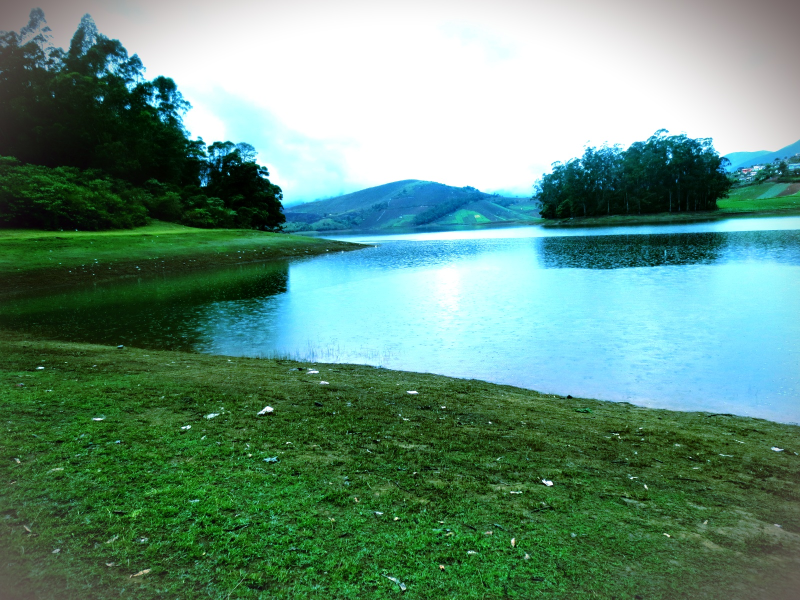
#> input picture photos/1.jpg, 1600 x 1200 px, given in place of the camera (shown at 1/2 size)
$ python contours.py
#> lines starting #> are read from the running program, lines starting #| are printed output that depends on the picture; after the words box and inside, x2 and y2 are one past the last pixel; in counts of white or black regions, pixels touching at a corner belong together
import cv2
import numpy as np


video=cv2.VideoCapture(0)

while True:
    check, frame = video.read()
#> frame is the input picture: shape (1200, 1600, 3); mean B, G, R 124.5, 143.2, 100.3

    scale_percent = 60 # percent of original size
    width = int(frame.shape[1] * scale_percent / 100)
#> width = 960
    height = int(frame.shape[0] * scale_percent / 100)
#> height = 720
    dim = (width, height)
#> dim = (960, 720)

    frame=cv2.resize(frame,dim,interpolation=cv2.INTER_AREA)
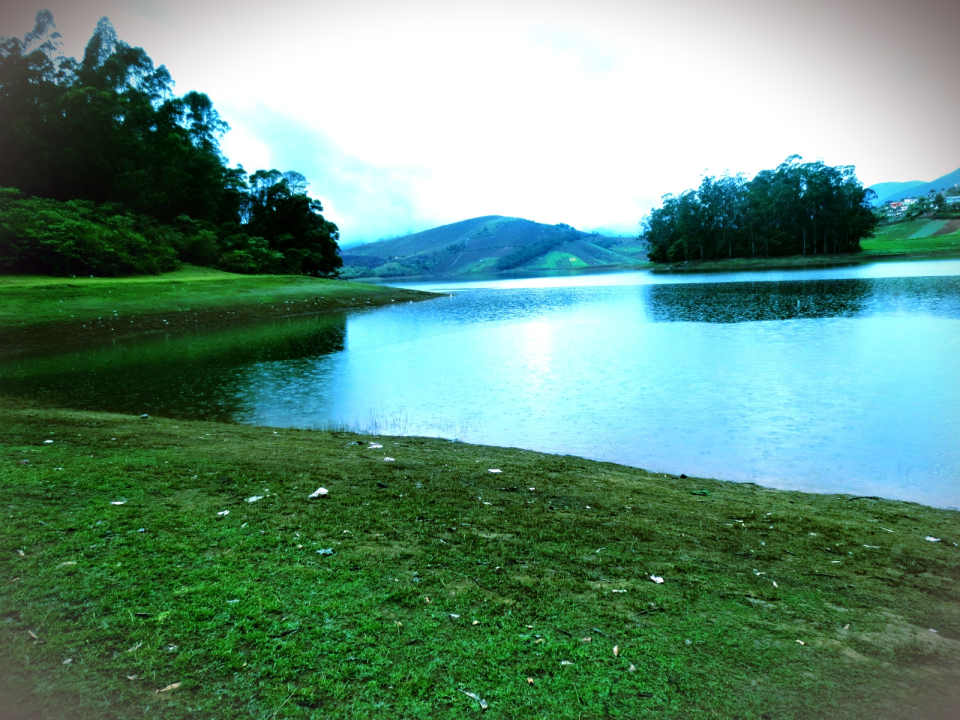
#> frame: shape (720, 960, 3); mean B, G, R 124.5, 143.2, 100.3
    gray = cv2.cvtColor(frame, cv2.COLOR_BGR2GRAY)
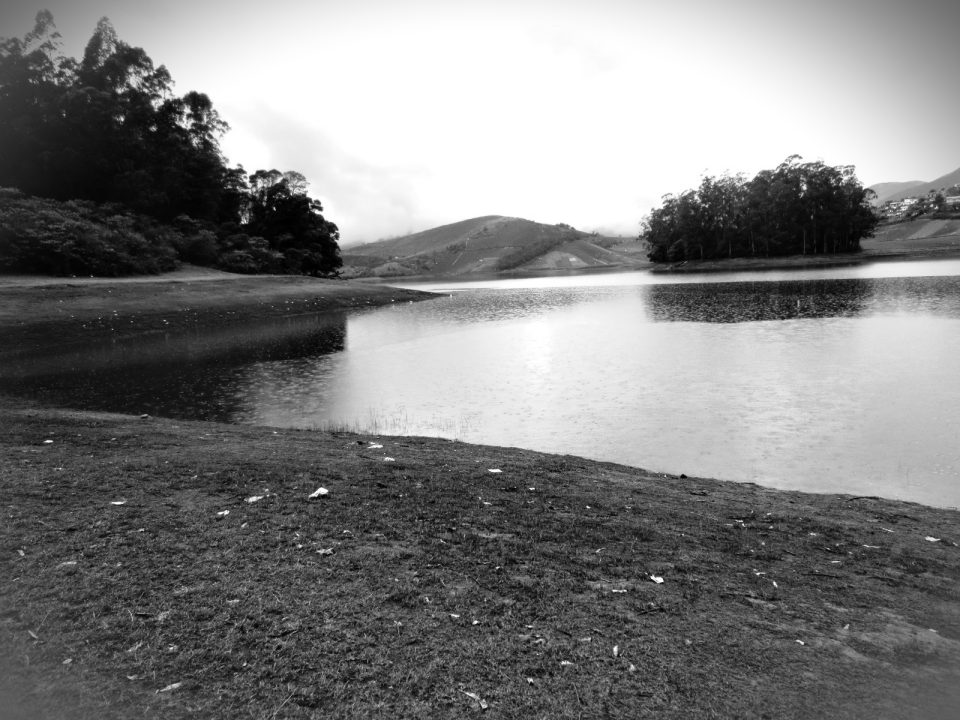
#> gray: shape (720, 960); min 0, max 255, mean 128.3

    ret, thresh = cv2.threshold(gray, 127, 255, 0)
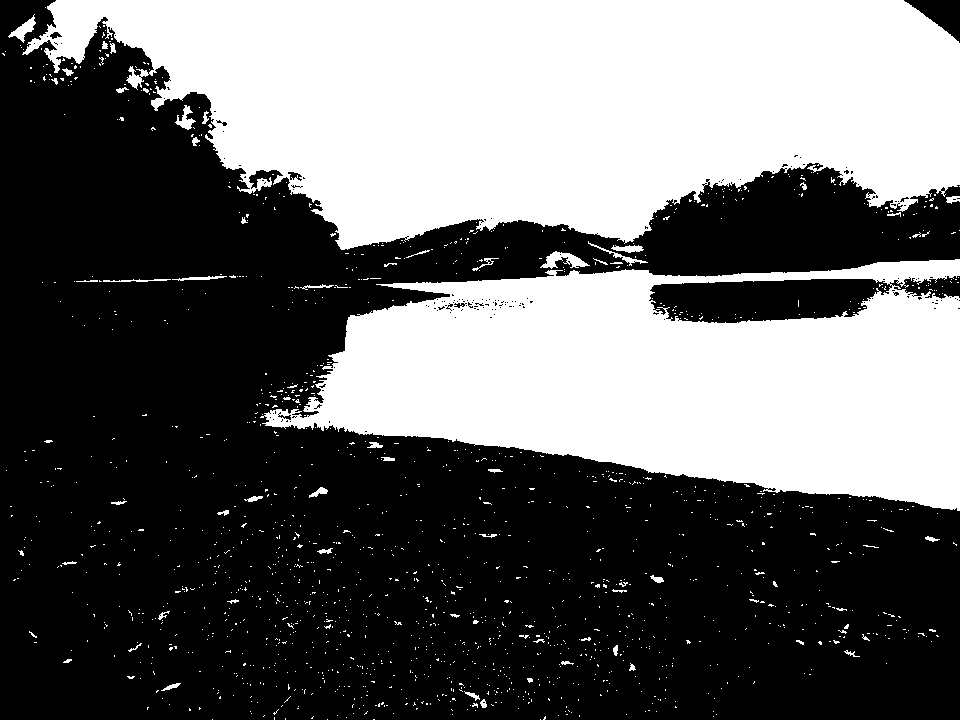
#> thresh: shape (720, 960); 40.8% white; 1496 white regions (1434 under 20 px)
    contours, hierarchy = cv2.findContours (thresh, cv2.RETR_TREE, cv2.CHAIN_APPROX_NONE)
#> contours = 1722 contours, 1679 with area under 20; largest, box (x1, y1, x2, y2) and area: (22, 0, 960, 250) 162362, (260, 259, 960, 511) 118842, (648, 278, 893, 324) 8622, (540, 251, 590, 269) 333, (8, 14, 36, 43) 236
    cv2.drawContours(frame, contours, -1, (0, 255, 0), 3)
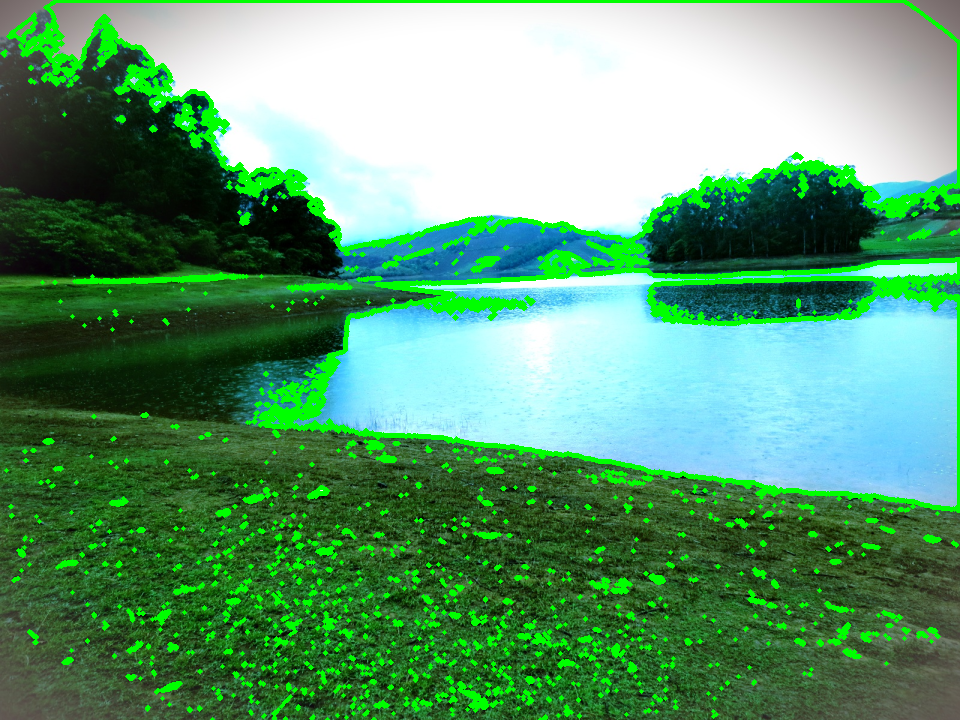
#> frame: shape (720, 960, 3); 9% of pixels changed, all inside (x1, y1, x2, y2) = (0, 0, 960, 720)


    cv2.imshow("Contours", frame)

    key = cv2.waitKey(1)
#> (key Esc is pressed here)
    if key == 27:
        break


video.release()
cv2.destroyAllWindows()

$ run again, on photos/2.JPG
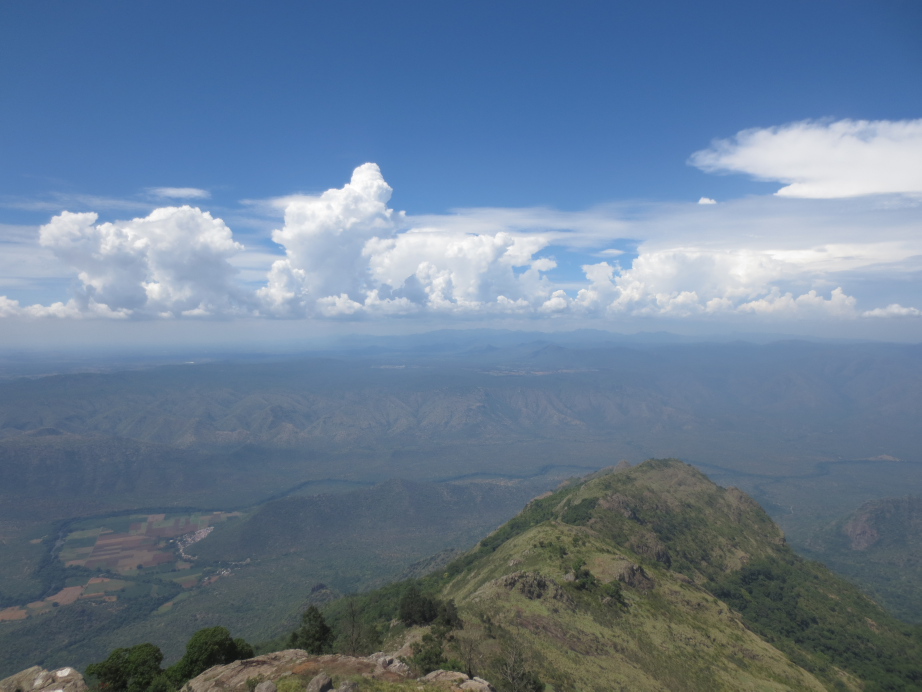
#> input picture photos/2.JPG, 4608 x 3456 px, given in place of the camera (shown at 1/5 size)
#> frame is the input picture: shape (3456, 4608, 3); mean B, G, R 148, 124.8, 104.3
#> `ret, thresh = cv2.threshold(gray, 127, 255, 0)`:
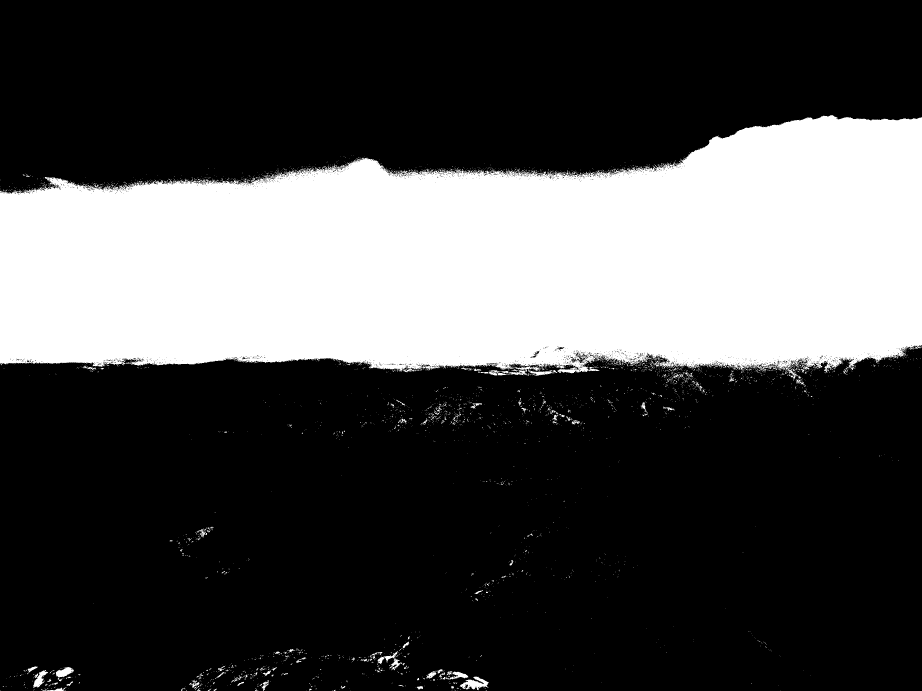
#> thresh: shape (2073, 2764) (shown at 1/3 size); 29.4% white; 3609 white regions (3442 under 20 px)
#> contours = 6309 contours, 6143 with area under 20; largest, box (x1, y1, x2, y2) and area: (0, 345, 2764, 1138) 1660377, (1379, 2030, 1467, 2070) 1562, (167, 2001, 222, 2039) 932, (100, 2010, 144, 2064) 871, (1338, 2015, 1405, 2039) 645
#> `cv2.drawContours(frame, contours, -1, (0, 255, 0), 3)`:
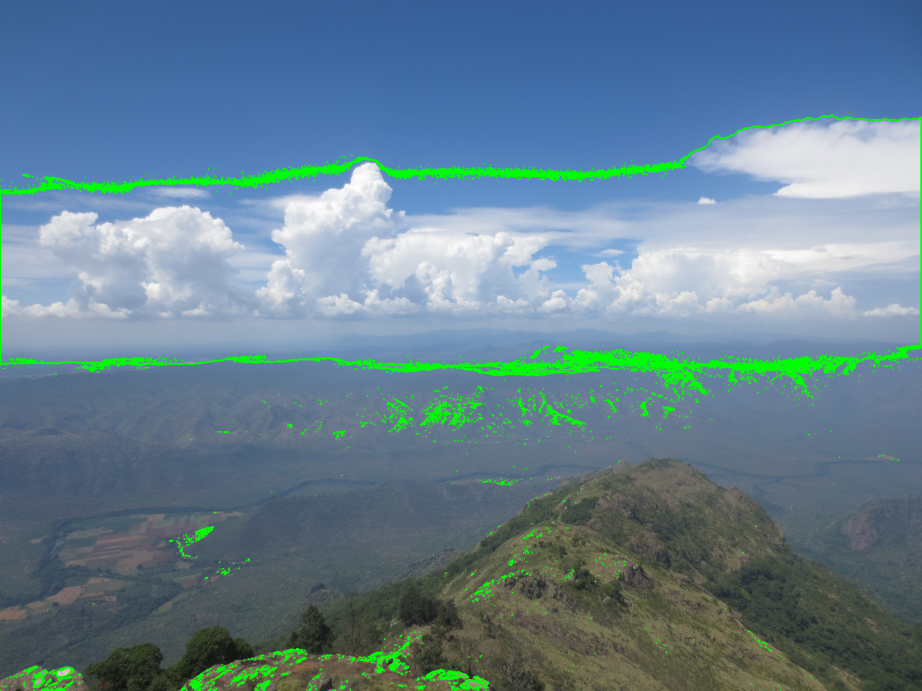
#> frame: shape (2073, 2764, 3) (shown at 1/3 size); mean B, G, R 143.1, 128.6, 100.9

$ run again, on photos/3.JPG
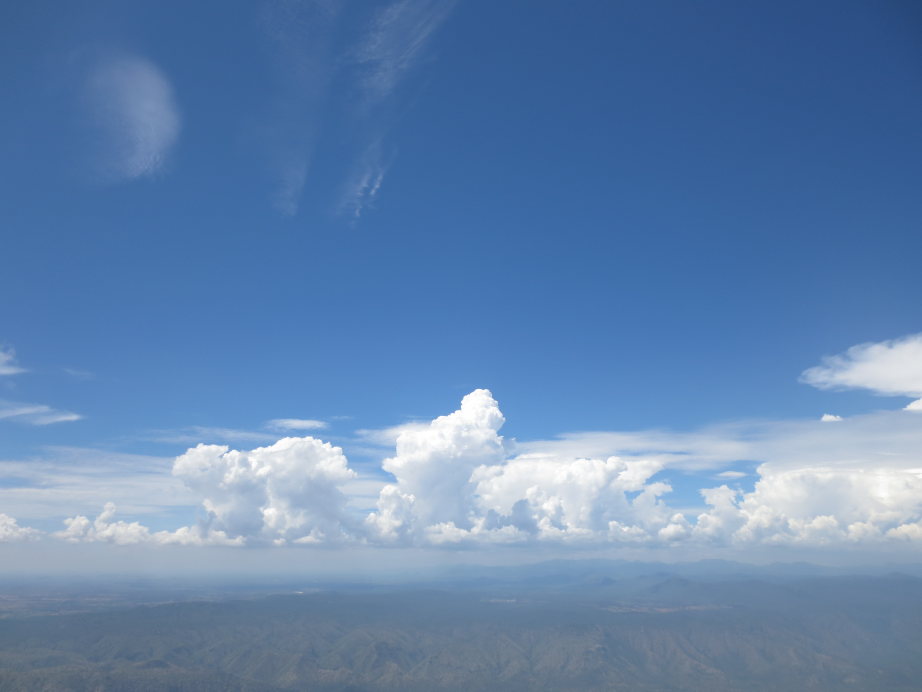
#> input picture photos/3.JPG, 4608 x 3456 px, given in place of the camera (shown at 1/5 size)
#> frame is the input picture: shape (3456, 4608, 3); mean B, G, R 174, 131.9, 98.5
#> `ret, thresh = cv2.threshold(gray, 127, 255, 0)`:
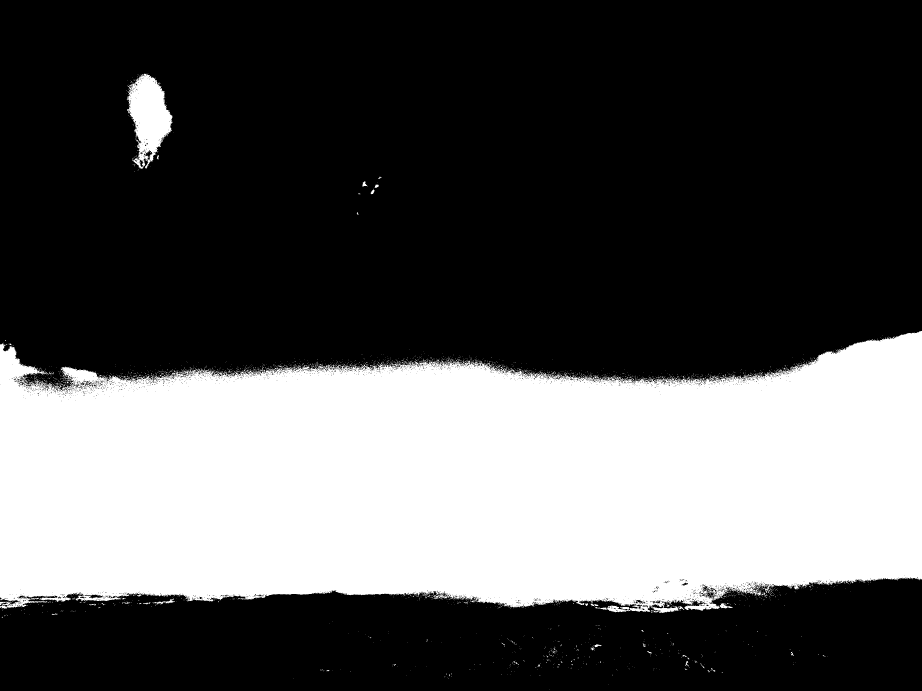
#> thresh: shape (2073, 2764) (shown at 1/3 size); 33.3% white; 2391 white regions (2339 under 20 px)
#> contours = 5934 contours, 5778 with area under 20; largest, box (x1, y1, x2, y2) and area: (0, 993, 2764, 1839) 1879302, (380, 221, 518, 506) 22616, (253, 1783, 310, 1796) 374, (2118, 1774, 2144, 1796) 300, (1953, 1812, 1992, 1826) 267
#> `cv2.drawContours(frame, contours, -1, (0, 255, 0), 3)`:
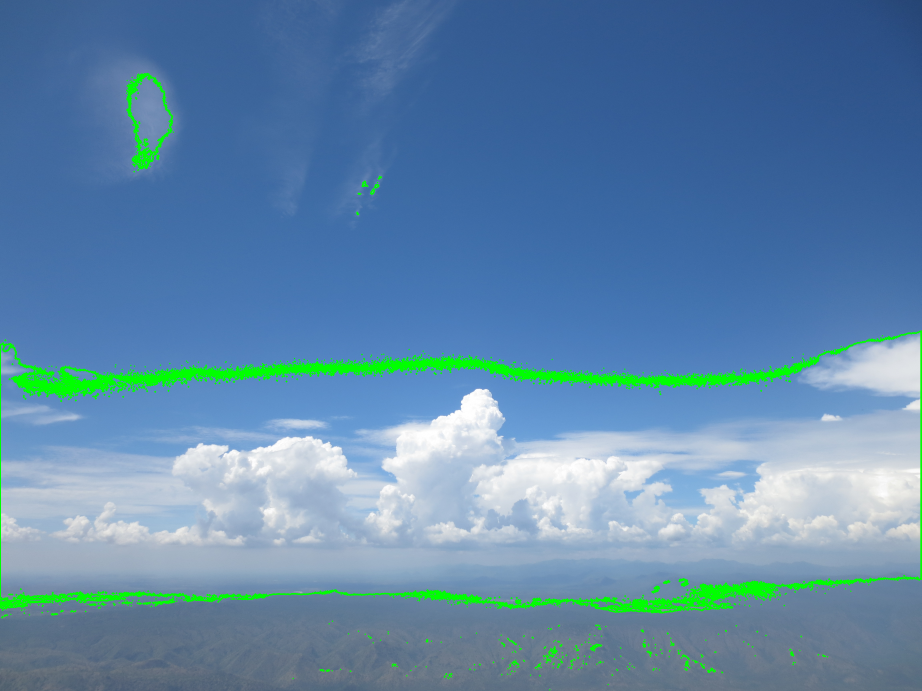
#> frame: shape (2073, 2764, 3) (shown at 1/3 size); mean B, G, R 169, 135.3, 95.7

$ run again, on photos/4.jpg
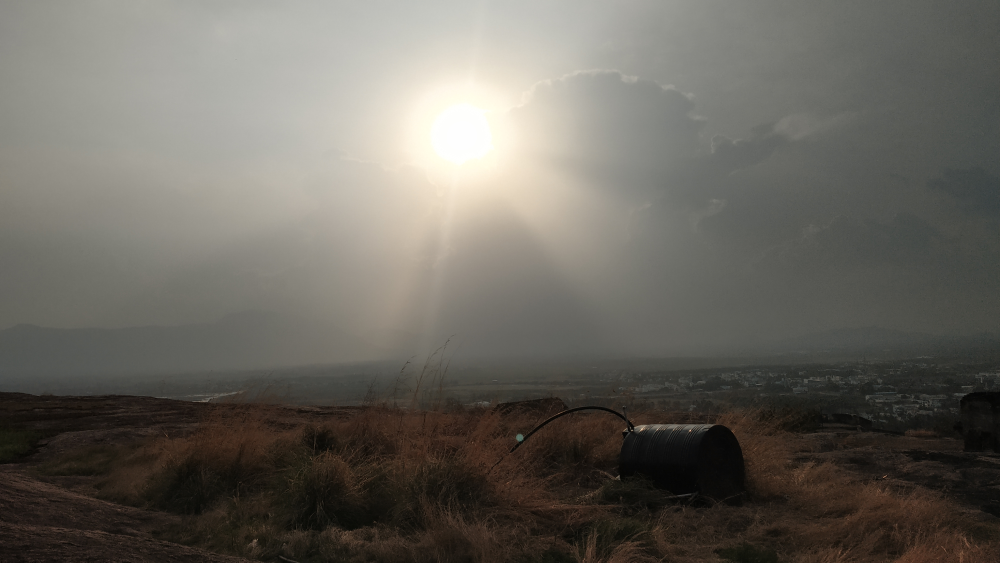
#> input picture photos/4.jpg, 4000 x 2250 px, given in place of the camera (shown at 1/4 size)
#> frame is the input picture: shape (2250, 4000, 3); mean B, G, R 94.7, 101.9, 105.3
#> `ret, thresh = cv2.threshold(gray, 127, 255, 0)`:
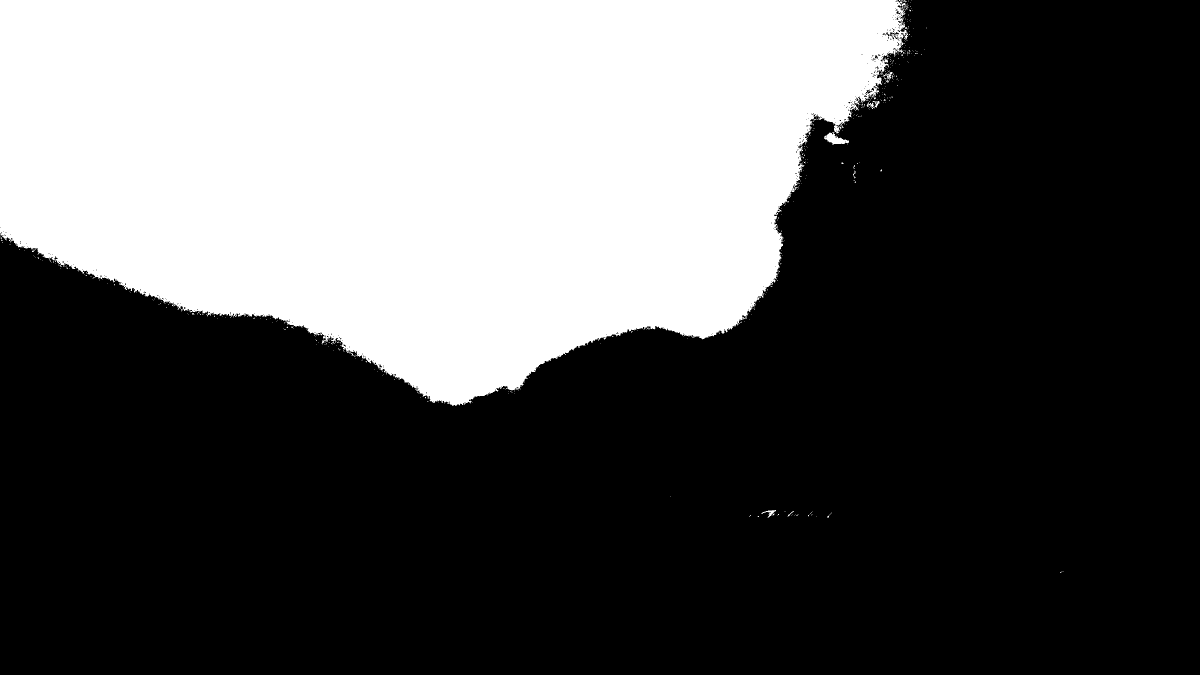
#> thresh: shape (1350, 2400) (shown at 1/2 size); 33.5% white; 463 white regions (454 under 20 px)
#> contours = 915 contours, 895 with area under 20; largest, box (x1, y1, x2, y2) and area: (0, 0, 1817, 812) 1080586, (1648, 264, 1698, 289) 549, (1523, 1020, 1552, 1035) 95, (1771, 63, 1789, 74) 84, (1773, 144, 1786, 161) 64
#> `cv2.drawContours(frame, contours, -1, (0, 255, 0), 3)`:
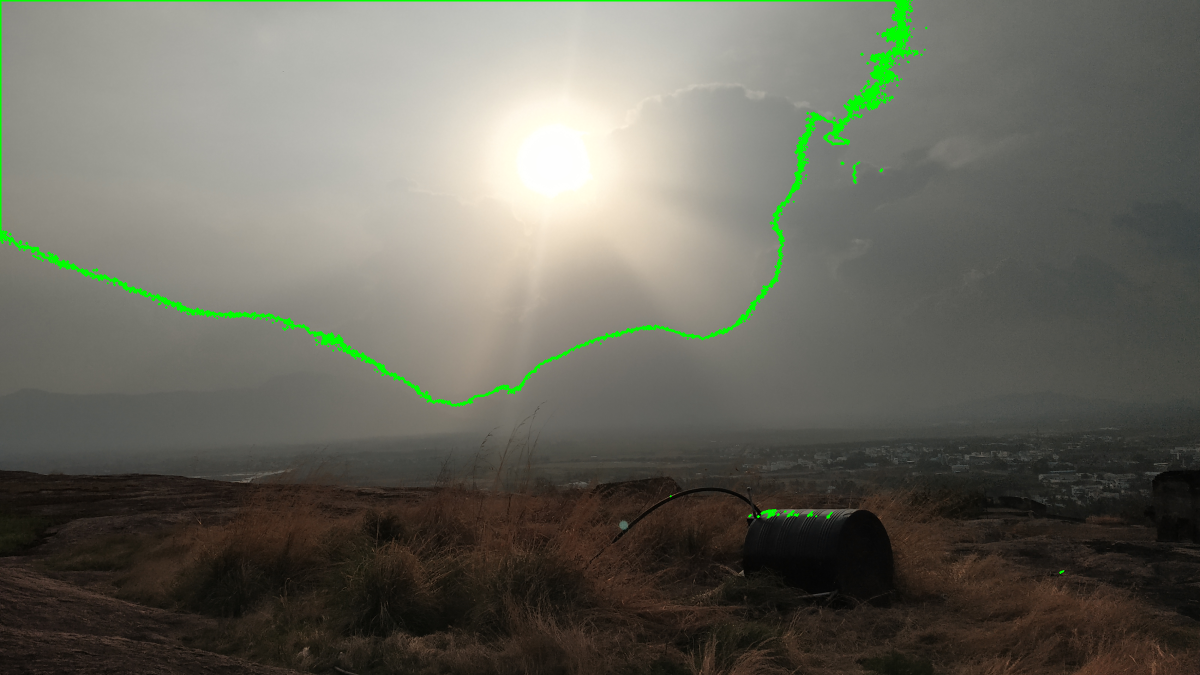
#> frame: shape (1350, 2400, 3) (shown at 1/2 size); mean B, G, R 93.2, 103.4, 103.7
